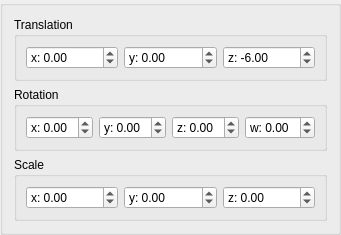
          <widget class="QGroupBox" name="groupBoxTransform">
           <property name="title">
            <string/>
           </property>
           <layout class="QVBoxLayout" name="verticalLayout_2">
            <item>
             <widget class="QGroupBox" name="groupBox_7">
              <property name="title">
               <string>Translation</string>
              </property>
              <layout class="QHBoxLayout" name="horizontalLayout_12">
               <item>
                <widget class="QDoubleSpinBox" name="xTransDoubleBox">
                 <property name="focusPolicy">
                  <enum>Qt::ClickFocus</enum>
                 </property>
                 <property name="prefix">
                  <string>x: </string>
                 </property>
                 <property name="minimum">
                  <double>-1000.000000000000000</double>
                 </property>
                 <property name="maximum">
                  <double>1000.000000000000000</double>
                 </property>
                </widget>
               </item>
               <item>
                <widget class="QDoubleSpinBox" name="yTransDoubleBox">
                 <property name="keyboardTracking">
                  <bool>true</bool>
                 </property>
                 <property name="prefix">
                  <string>y: </string>
                 </property>
                 <property name="minimum">
                  <double>-1000.000000000000000</double>
                 </property>
                 <property name="maximum">
                  <double>1000.000000000000000</double>
                 </property>
                </widget>
               </item>
               <item>
                <widget class="QDoubleSpinBox" name="zTransDoubleBox">
                 <property name="prefix">
                  <string>z: </string>
                 </property>
                 <property name="minimum">
                  <double>-1000.000000000000000</double>
                 </property>
                 <property name="maximum">
                  <double>1000.000000000000000</double>
                 </property>
                 <property name="value">
                  <double>-6.000000000000000</double>
                 </property>
                </widget>
               </item>
              </layout>
             </widget>
            </item>
            <item>
             <widget class="QGroupBox" name="groupBox_8">
              <property name="title">
               <string>Rotation</string>
              </property>
              <layout class="QHBoxLayout" name="horizontalLayout_14">
               <item>
                <widget class="QDoubleSpinBox" name="xRotDoubleBox">
                 <property name="prefix">
                  <string>x: </string>
                 </property>
                 <property name="minimum">
                  <double>-1.000000000000000</double>
                 </property>
                 <property name="maximum">
                  <double>1.000000000000000</double>
                 </property>
                 <property name="singleStep">
                  <double>0.100000000000000</double>
                 </property>
                </widget>
               </item>
               <item>
                <widget class="QDoubleSpinBox" name="yRotDoubleBox">
                 <property name="prefix">
                  <string>y: </string>
                 </property>
                 <property name="minimum">
                  <double>-1.000000000000000</double>
                 </property>
                 <property name="maximum">
                  <double>1.000000000000000</double>
                 </property>
                 <property name="singleStep">
                  <double>0.100000000000000</double>
                 </property>
                 <property name="value">
                  <double>0.000000000000000</double>
                 </property>
                </widget>
               </item>
               <item>
                <widget class="QDoubleSpinBox" name="zRotDoubleBox">
                 <property name="prefix">
                  <string>z: </string>
                 </property>
                 <property name="minimum">
                  <double>-1.000000000000000</double>
                 </property>
                 <property name="maximum">
                  <double>1.000000000000000</double>
                 </property>
                 <property name="singleStep">
                  <double>0.100000000000000</double>
                 </property>
                </widget>
               </item>
               <item>
                <widget class="QDoubleSpinBox" name="wRotDoubleBox">
                 <property name="prefix">
                  <string>w: </string>
                 </property>
                 <property name="minimum">
                  <double>-1.000000000000000</double>
                 </property>
                 <property name="maximum">
                  <double>1.000000000000000</double>
                 </property>
                 <property name="singleStep">
                  <double>0.100000000000000</double>
                 </property>
                </widget>
               </item>
              </layout>
             </widget>
            </item>
            <item>
             <widget class="QGroupBox" name="groupBox_12">
              <property name="title">
               <string>Scale</string>
              </property>
              <layout class="QHBoxLayout" name="horizontalLayout_13">
               <item>
                <widget class="QDoubleSpinBox" name="xScaleDoubleBox">
                 <property name="prefix">
                  <string>x: </string>
                 </property>
                 <property name="minimum">
                  <double>-1000.000000000000000</double>
                 </property>
                 <property name="maximum">
                  <double>1000.000000000000000</double>
                 </property>
                </widget>
               </item>
               <item>
                <widget class="QDoubleSpinBox" name="yScaleDoubleBox">
                 <property name="prefix">
                  <string>y: </string>
                 </property>
                 <property name="minimum">
                  <double>-1000.000000000000000</double>
                 </property>
                 <property name="maximum">
                  <double>1000.000000000000000</double>
                 </property>
                </widget>
               </item>
               <item>
                <widget class="QDoubleSpinBox" name="zScaleDoubleBox">
                 <property name="prefix">
                  <string>z: </string>
                 </property>
                 <property name="minimum">
                  <double>-1000.000000000000000</double>
                 </property>
                 <property name="maximum">
                  <double>1000.000000000000000</double>
                 </property>
                </widget>
               </item>
              </layout>
             </widget>
            </item>
           </layout>
          </widget>
